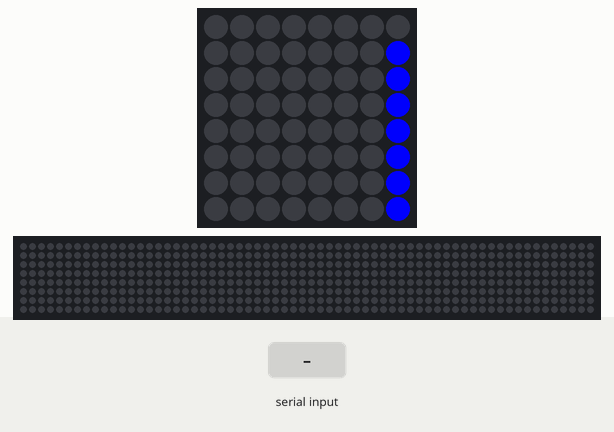
This program was run on a simulated Raspberry Pi (BCM pin numbers) with a Sense HAT. On the bench: the Sense HAT's 8×8 RGB LED matrix, a strip that is not on the board, showing the scrolling text unrolled. The test bench sets the inputs (shaded band). The 64×8 strip is a reading aid, not a part: it shows the text the matrix is scrolling, unrolled, one strip-width of it at a time; what the program prints to the terminal is not drawn.

Above: at 0.08 s.
At 0.43 s:
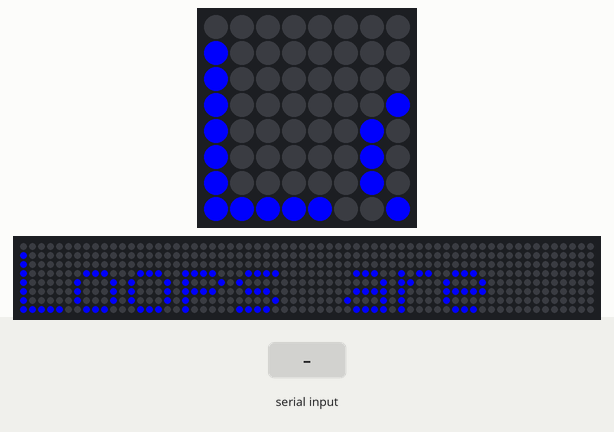
At 12.75 s:
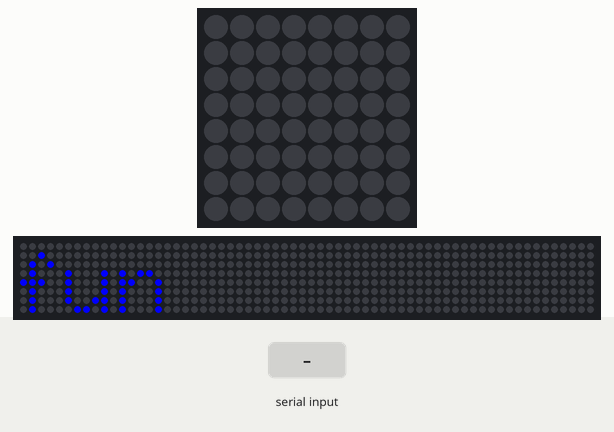

The program:

quiztwo_partone.py
```python
#quiztwo_partone.py
#Kyle Moore - 6-5-19


#Libraries
from sense_hat import SenseHat
from time import sleep


#main
def main(): #main() body

    sense = SenseHat() #Initialize Sense HAT
    sense.clear() #Fresh Start

    #for loop - Display 8 even values
    a = 0
    even = 2
    for a in range(0,8):
        print(even)
        even += 2
        a += 1

    print("\n")

    #while loop - Display 7 varying values
    b = 0
    diff = 16
    while b <= 6:
        print(diff)
        b += 1
        diff -= 3

    #for loop - Scroll Message via Sense HAT
    c = 0
    for c in range(0,3):
        sense.show_message("Loops are fun",scroll_speed=0.05,text_colour=[0,0,255])
        c += 1

    #while loop - Sentinel-Controlled w/ Multiplicative Accummulator
    num = 1
    product = 1
    while num != 0:
        num = int(input("\nPlease enter a number: "))
        if num == 0:
            break
        product = product * num
        print("The new product is: ",product)

    #Print final product
    print("The final product is: ",product)

main() #Call main
```
